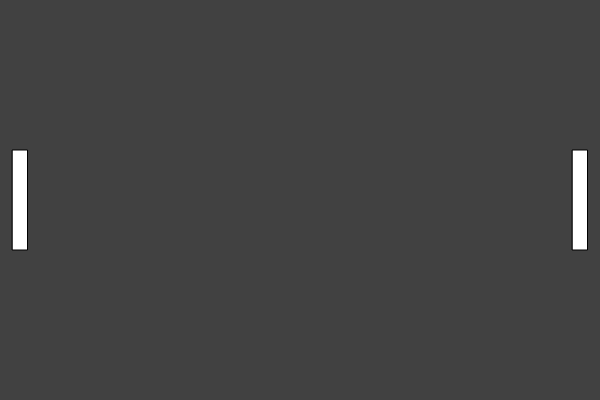
Frame 1 (no input)
Frame 60 (no input): identical to frame 1, image omitted
Frame 120 (the mouse pressed at the canvas centre since frame 60): identical to frame 1, image omitted

The p5.js sketch that drew this single still picture (run headless with seeded random() and noise() and a simulated clock; from frame 60 on, the mouse is pressed at the canvas centre):

// p5.js sketch
// ── sketch.js
/*
Term 1 2019
Jack Giddens
Pong

********** Versions **********
v01: created a ball object and made it display and move a random direction
     when the program starts
v02: created a paddle object and made it display and move with acceleration
v03: created a paddle constructor function so I can draw two paddles with            different positions given through parameters
*/

var paddleArray = [];
var keysArray = [];

class Paddle {
  constructor(_x, _y) {
    this.x = _x;
    this.y = _y;
    this.width = 15;
    this.height = 100;
    this.maxVel = 16;
    this.upVel = 1;
    this.dnVel = 2;
    this.upAcc = 1;
    this.dnAcc = 1;
  }
  
  accUp() {
    this.y -= this.upAcc;
    if (this.upAcc < this.maxVel) {
      this.upAcc += this.upVel;
    }
    this.y = constrain(this.y, 0 + this.height / 2, height - this.height / 2);
  }

  accDn() {
    this.y += this.dnAcc;
    if (this.dnAcc < this.maxVel) {
      this.dnAcc += this.upVel;
    }
    this.y = constrain(this.y, 0 + this.height / 2, height - this.height / 2);
  }
  
  dccUp() {
    if (this.upAcc > 0) {
      this.y -= this.upAcc;
      this.upAcc -= this.dnVel;
    }
    this.y = constrain(this.y, 0 + this.height / 2, height - this.height / 2);
  }
  
  dccDn() {
    if (this.dnAcc > 0) {
      this.y += this.dnAcc;
      this.dnAcc -= this.dnVel;
    }
    this.y = constrain(this.y, 0 + this.height / 2, height - this.height / 2);
  }

  disp() {
    fill(255, 255, 255);
    rect(this.x, this.y, this.width, this.height);
  }
}

function setup() {
  
  createCanvas(600, 400);
  
  rectMode(CENTER);
  ellipseMode(CENTER);
  
  paddleArray[0] = new Paddle(width / 30, height / 2);
  paddleArray[1] = new Paddle(width - width / 30, height / 2);

}

function draw() {
  background(65);
  
  paddleArray[0].disp();
  paddleArray[1].disp();
  
  keyPress();
}

function keyPress() {
  if (keysArray['w']) {
    paddleArray[0].accUp();
  } else {
    paddleArray[0].dccUp();
  };
  if (keysArray['s']) {
    paddleArray[0].accDn();
  } else {
    paddleArray[0].dccDn();
  };
  if (keysArray['ArrowUp']) {
    paddleArray[1].accUp();
  } else {
    paddleArray[1].dccUp();
  };
  if (keysArray['ArrowDown']) {
    paddleArray[1].accDn();
  } else {
    paddleArray[1].dccDn();
  };
}

function keyPressed() {
  keysArray[key] = true;
}
function keyReleased() {
  keysArray[key] = false;
}
